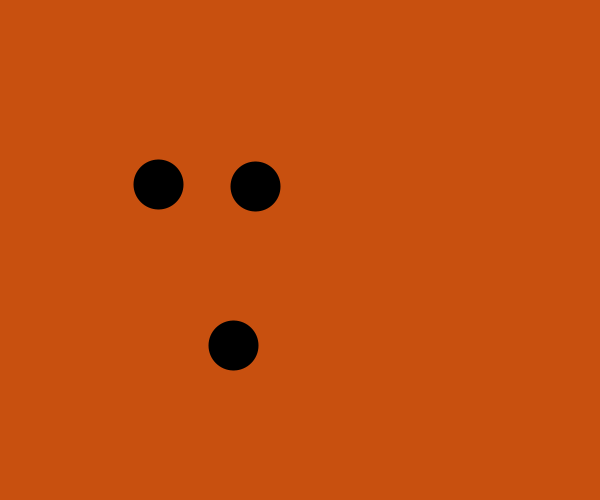
Frame 1 (no input)
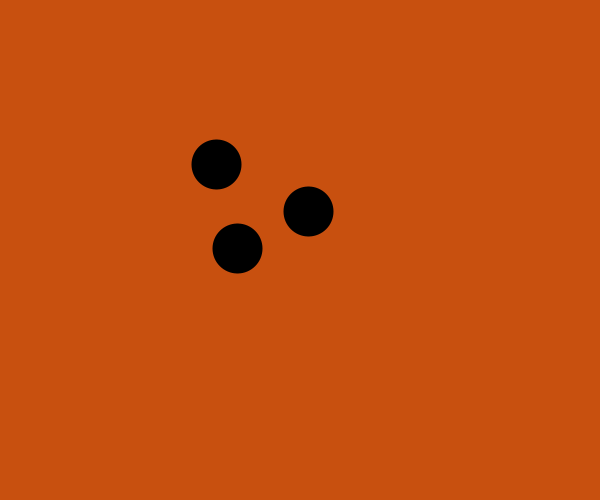
Frame 60 (the mouse pressed at the canvas centre just before this capture)
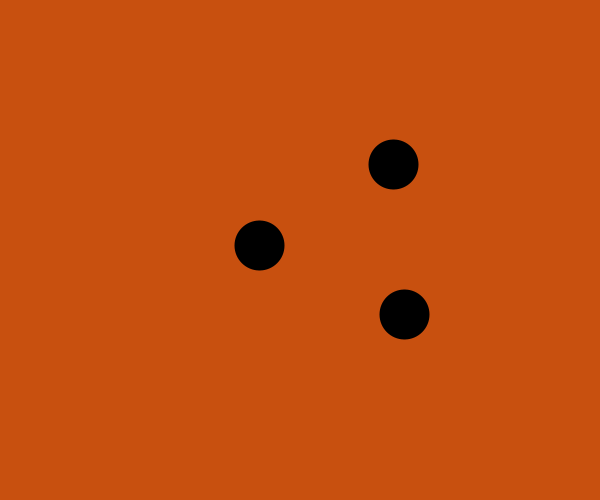
Frame 120 (the mouse held since frame 60 and released just before this capture)

The Processing sketch that drew these frames (run headless with seeded random() and noise(); from frame 60 on, the mouse is pressed at the canvas centre):

// Processing sketch: s02e08a
// ── s02e08a.pde
float pozycjaX = 300;
float pozycjaY = 250;
float czas = 1000;
void setup()
{
  size(600,500);
  stroke(0);
  strokeWeight(50);
  
}
void draw()
{
  background(200,80,15);
  point(600*noise(czas), 500*noise(czas+10000));
  point(600*noise(czas+20000), 500*noise(czas+30000));
  point(600*noise(czas+40000), 500*noise(czas+50000));
  czas = czas+0.01;
}
